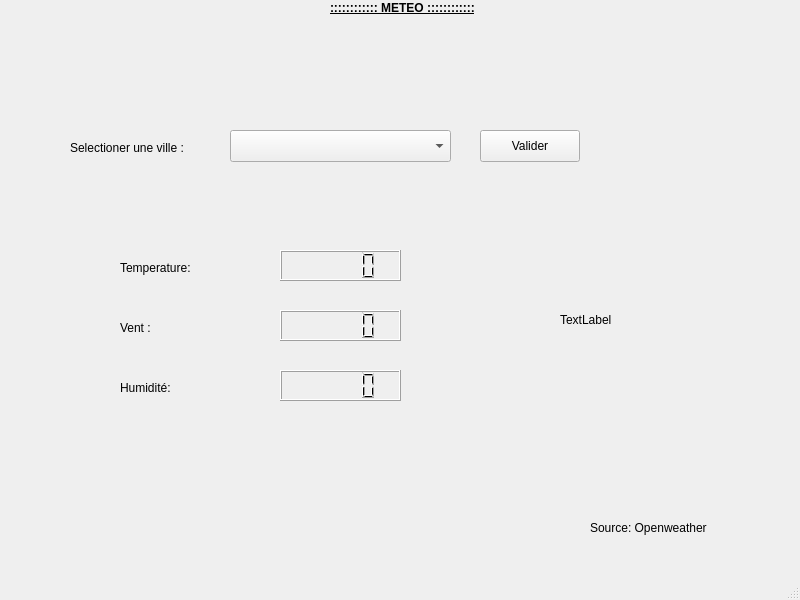
<?xml version="1.0" encoding="UTF-8"?>
<ui version="4.0">
 <class>MainWindow</class>
 <widget class="QMainWindow" name="MainWindow">
  <property name="geometry">
   <rect>
    <x>0</x>
    <y>0</y>
    <width>800</width>
    <height>600</height>
   </rect>
  </property>
  <property name="windowTitle">
   <string>MainWindow</string>
  </property>
  <widget class="QWidget" name="centralwidget">
   <widget class="QLabel" name="label_titre">
    <property name="geometry">
     <rect>
      <x>330</x>
      <y>0</y>
      <width>157</width>
      <height>16</height>
     </rect>
    </property>
    <property name="sizePolicy">
     <sizepolicy hsizetype="Preferred" vsizetype="Preferred">
      <horstretch>0</horstretch>
      <verstretch>0</verstretch>
     </sizepolicy>
    </property>
    <property name="font">
     <font>
      <italic>false</italic>
      <bold>true</bold>
      <underline>true</underline>
     </font>
    </property>
    <property name="text">
     <string>:::::::::::: METEO ::::::::::::</string>
    </property>
    <property name="textFormat">
     <enum>Qt::AutoText</enum>
    </property>
   </widget>
   <widget class="QLabel" name="label_ville">
    <property name="geometry">
     <rect>
      <x>70</x>
      <y>140</y>
      <width>171</width>
      <height>16</height>
     </rect>
    </property>
    <property name="text">
     <string>Selectioner une ville : </string>
    </property>
   </widget>
   <widget class="QComboBox" name="comboBox_ville">
    <property name="geometry">
     <rect>
      <x>230</x>
      <y>130</y>
      <width>221</width>
      <height>32</height>
     </rect>
    </property>
   </widget>
   <widget class="QLabel" name="label_source">
    <property name="geometry">
     <rect>
      <x>590</x>
      <y>520</y>
      <width>151</width>
      <height>16</height>
     </rect>
    </property>
    <property name="text">
     <string>Source: Openweather</string>
    </property>
   </widget>
   <widget class="QPushButton" name="pushButton_valider">
    <property name="geometry">
     <rect>
      <x>480</x>
      <y>130</y>
      <width>100</width>
      <height>32</height>
     </rect>
    </property>
    <property name="text">
     <string>Valider</string>
    </property>
   </widget>
   <widget class="QLCDNumber" name="lcdNumber_temp">
    <property name="geometry">
     <rect>
      <x>280</x>
      <y>250</y>
      <width>121</width>
      <height>31</height>
     </rect>
    </property>
   </widget>
   <widget class="QLCDNumber" name="lcdNumber_vent">
    <property name="geometry">
     <rect>
      <x>280</x>
      <y>310</y>
      <width>121</width>
      <height>31</height>
     </rect>
    </property>
   </widget>
   <widget class="QLCDNumber" name="lcdNumber_hum">
    <property name="geometry">
     <rect>
      <x>280</x>
      <y>370</y>
      <width>121</width>
      <height>31</height>
     </rect>
    </property>
   </widget>
   <widget class="QLabel" name="label_temp">
    <property name="geometry">
     <rect>
      <x>120</x>
      <y>260</y>
      <width>101</width>
      <height>16</height>
     </rect>
    </property>
    <property name="text">
     <string>Temperature: </string>
    </property>
   </widget>
   <widget class="QLabel" name="label_vent">
    <property name="geometry">
     <rect>
      <x>120</x>
      <y>320</y>
      <width>58</width>
      <height>16</height>
     </rect>
    </property>
    <property name="text">
     <string>Vent :</string>
    </property>
   </widget>
   <widget class="QLabel" name="label_hum">
    <property name="geometry">
     <rect>
      <x>120</x>
      <y>380</y>
      <width>91</width>
      <height>16</height>
     </rect>
    </property>
    <property name="text">
     <string>Humidité:</string>
    </property>
   </widget>
   <widget class="QLabel" name="label_image">
    <property name="geometry">
     <rect>
      <x>560</x>
      <y>270</y>
      <width>100</width>
      <height>100</height>
     </rect>
    </property>
    <property name="text">
     <string>TextLabel</string>
    </property>
    <property name="scaledContents">
     <bool>true</bool>
    </property>
   </widget>
  </widget>
  <widget class="QMenuBar" name="menubar">
   <property name="geometry">
    <rect>
     <x>0</x>
     <y>0</y>
     <width>800</width>
     <height>24</height>
    </rect>
   </property>
  </widget>
  <widget class="QStatusBar" name="statusbar"/>
 </widget>
 <resources/>
 <connections/>
</ui>
